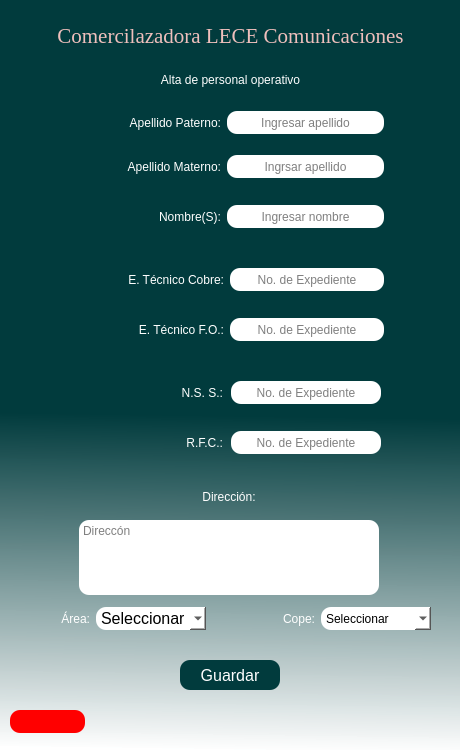
<?xml version="1.0" encoding="UTF-8"?>
<ui version="4.0">
 <class>Dialog</class>
 <widget class="QDialog" name="Dialog">
  <property name="geometry">
   <rect>
    <x>0</x>
    <y>0</y>
    <width>460</width>
    <height>750</height>
   </rect>
  </property>
  <property name="maximumSize">
   <size>
    <width>460</width>
    <height>750</height>
   </size>
  </property>
  <property name="cursor">
   <cursorShape>ArrowCursor</cursorShape>
  </property>
  <property name="windowTitle">
   <string>Agregar personal operativo</string>
  </property>
  <property name="styleSheet">
   <string notr="true">QDialog#Dialog{
background-color: qlineargradient(spread:pad, x1:0.488444, y1:0.392, x2:0.483241, y2:1, stop:0.266917 rgba(1, 59, 61, 255), stop:1 rgba(255, 255, 255, 244));}</string>
  </property>
  <widget class="QLabel" name="Titulo">
   <property name="geometry">
    <rect>
     <x>0</x>
     <y>0</y>
     <width>461</width>
     <height>71</height>
    </rect>
   </property>
   <property name="font">
    <font>
     <family>Times New Roman</family>
     <pointsize>16</pointsize>
     <weight>50</weight>
     <italic>false</italic>
     <bold>false</bold>
    </font>
   </property>
   <property name="cursor">
    <cursorShape>ArrowCursor</cursorShape>
   </property>
   <property name="toolTip">
    <string>&lt;html&gt;&lt;head/&gt;&lt;body&gt;&lt;p align=&quot;center&quot;&gt;&lt;br/&gt;&lt;/p&gt;&lt;/body&gt;&lt;/html&gt;</string>
   </property>
   <property name="whatsThis">
    <string>&lt;html&gt;&lt;head/&gt;&lt;body&gt;&lt;p align=&quot;center&quot;&gt;Comercilazadora LECE Comunicaciones&lt;/p&gt;&lt;/body&gt;&lt;/html&gt;</string>
   </property>
   <property name="layoutDirection">
    <enum>Qt::LeftToRight</enum>
   </property>
   <property name="autoFillBackground">
    <bool>false</bool>
   </property>
   <property name="styleSheet">
    <string notr="true">font: 16pt &quot;Times New Roman&quot;;
color:rgba(239, 191, 188, 255);
</string>
   </property>
   <property name="frameShadow">
    <enum>QFrame::Plain</enum>
   </property>
   <property name="midLineWidth">
    <number>0</number>
   </property>
   <property name="text">
    <string>Comercilazadora LECE Comunicaciones</string>
   </property>
   <property name="alignment">
    <set>Qt::AlignCenter</set>
   </property>
  </widget>
  <widget class="QLabel" name="label_2">
   <property name="geometry">
    <rect>
     <x>0</x>
     <y>70</y>
     <width>461</width>
     <height>20</height>
    </rect>
   </property>
   <property name="styleSheet">
    <string notr="true">font: 75 12pt &quot;MS Shell Dlg 2&quot; rgb(255, 255, 255);
color: rgb(255, 255, 255);
</string>
   </property>
   <property name="text">
    <string>Alta de personal operativo</string>
   </property>
   <property name="scaledContents">
    <bool>false</bool>
   </property>
   <property name="alignment">
    <set>Qt::AlignCenter</set>
   </property>
  </widget>
  <widget class="QPushButton" name="btn_guardar">
   <property name="geometry">
    <rect>
     <x>180</x>
     <y>660</y>
     <width>100</width>
     <height>30</height>
    </rect>
   </property>
   <property name="minimumSize">
    <size>
     <width>100</width>
     <height>30</height>
    </size>
   </property>
   <property name="font">
    <font>
     <pointsize>12</pointsize>
    </font>
   </property>
   <property name="cursor">
    <cursorShape>PointingHandCursor</cursorShape>
   </property>
   <property name="styleSheet">
    <string notr="true">background-color: rgb(1, 59, 61);
color: rgb(255, 255, 255);
border-radius: 10px;</string>
   </property>
   <property name="text">
    <string>Guardar</string>
   </property>
  </widget>
  <widget class="QPushButton" name="btn_regresar">
   <property name="geometry">
    <rect>
     <x>10</x>
     <y>710</y>
     <width>75</width>
     <height>23</height>
    </rect>
   </property>
   <property name="sizeIncrement">
    <size>
     <width>0</width>
     <height>0</height>
    </size>
   </property>
   <property name="baseSize">
    <size>
     <width>0</width>
     <height>0</height>
    </size>
   </property>
   <property name="styleSheet">
    <string notr="true">font: 12pt &quot;MS Shell Dlg 2&quot;;
background-color: rgb(255, 0, 0);
color:rgb(255, 255, 255);
border-radius: 10px;</string>
   </property>
   <property name="text">
    <string/>
   </property>
   <property name="icon">
    <iconset>
     <normaloff>../assets/icons/arrow-left.svg</normaloff>../assets/icons/arrow-left.svg</iconset>
   </property>
  </widget>
  <widget class="QWidget" name="layoutWidget">
   <property name="geometry">
    <rect>
     <x>40</x>
     <y>600</y>
     <width>391</width>
     <height>38</height>
    </rect>
   </property>
   <layout class="QHBoxLayout" name="horizontalLayout_7">
    <item>
     <layout class="QHBoxLayout" name="horizontalLayout_5">
      <item>
       <widget class="QLabel" name="area">
        <property name="minimumSize">
         <size>
          <width>50</width>
          <height>34</height>
         </size>
        </property>
        <property name="maximumSize">
         <size>
          <width>50</width>
          <height>34</height>
         </size>
        </property>
        <property name="styleSheet">
         <string notr="true">font: 12pt &quot;MS Shell Dlg 2&quot;;
color: rgb(255, 255, 255);</string>
        </property>
        <property name="text">
         <string>Área:</string>
        </property>
        <property name="alignment">
         <set>Qt::AlignRight|Qt::AlignTrailing|Qt::AlignVCenter</set>
        </property>
       </widget>
      </item>
      <item>
       <widget class="QComboBox" name="str_area">
        <property name="minimumSize">
         <size>
          <width>110</width>
          <height>23</height>
         </size>
        </property>
        <property name="font">
         <font>
          <pointsize>12</pointsize>
         </font>
        </property>
        <property name="styleSheet">
         <string notr="true">font: 12pt &quot;MS Shell Dlg 2&quot;;
background-color: rgb(255, 255, 255);
color: rgb(0, 0, 0);
border-radius: 10px;</string>
        </property>
        <item>
         <property name="text">
          <string>Seleccionar</string>
         </property>
        </item>
       </widget>
      </item>
     </layout>
    </item>
    <item>
     <spacer name="horizontalSpacer">
      <property name="orientation">
       <enum>Qt::Horizontal</enum>
      </property>
      <property name="sizeHint" stdset="0">
       <size>
        <width>40</width>
        <height>20</height>
       </size>
      </property>
     </spacer>
    </item>
    <item>
     <layout class="QHBoxLayout" name="horizontalLayout_6">
      <item>
       <widget class="QLabel" name="cope">
        <property name="minimumSize">
         <size>
          <width>50</width>
          <height>34</height>
         </size>
        </property>
        <property name="maximumSize">
         <size>
          <width>50</width>
          <height>34</height>
         </size>
        </property>
        <property name="styleSheet">
         <string notr="true">font: 12pt &quot;MS Shell Dlg 2&quot;;
color: rgb(255, 255, 255);</string>
        </property>
        <property name="text">
         <string>Cope:</string>
        </property>
        <property name="alignment">
         <set>Qt::AlignRight|Qt::AlignTrailing|Qt::AlignVCenter</set>
        </property>
       </widget>
      </item>
      <item>
       <widget class="QComboBox" name="str_cope">
        <property name="minimumSize">
         <size>
          <width>110</width>
          <height>23</height>
         </size>
        </property>
        <property name="styleSheet">
         <string notr="true">font: 12pt &quot;MS Shell Dlg 2&quot;;
background-color: rgb(255, 255, 255);
color: rgb(0, 0, 0);
border-radius: 10px;</string>
        </property>
        <item>
         <property name="text">
          <string>Seleccionar</string>
         </property>
        </item>
       </widget>
      </item>
     </layout>
    </item>
   </layout>
  </widget>
  <widget class="QWidget" name="layoutWidget">
   <property name="geometry">
    <rect>
     <x>81</x>
     <y>101</y>
     <width>303</width>
     <height>374</height>
    </rect>
   </property>
   <layout class="QVBoxLayout" name="verticalLayout">
    <item>
     <layout class="QHBoxLayout" name="horizontalLayout_2">
      <item>
       <widget class="QLabel" name="apaterno">
        <property name="minimumSize">
         <size>
          <width>140</width>
          <height>23</height>
         </size>
        </property>
        <property name="maximumSize">
         <size>
          <width>140</width>
          <height>23</height>
         </size>
        </property>
        <property name="styleSheet">
         <string notr="true">font: 12pt &quot;MS Shell Dlg 2&quot;;
color: rgb(255, 255, 255);</string>
        </property>
        <property name="text">
         <string>Apellido Paterno:</string>
        </property>
        <property name="alignment">
         <set>Qt::AlignRight|Qt::AlignTrailing|Qt::AlignVCenter</set>
        </property>
       </widget>
      </item>
      <item>
       <widget class="QLineEdit" name="ln_apaterno">
        <property name="minimumSize">
         <size>
          <width>150</width>
          <height>23</height>
         </size>
        </property>
        <property name="styleSheet">
         <string notr="true">font: 12pt &quot;MS Shell Dlg 2&quot;;
background-color: rgb(255, 255, 255);
color: rgb(0, 0, 0);
border-radius: 10px;</string>
        </property>
        <property name="text">
         <string/>
        </property>
        <property name="alignment">
         <set>Qt::AlignCenter</set>
        </property>
        <property name="placeholderText">
         <string>Ingresar apellido</string>
        </property>
       </widget>
      </item>
     </layout>
    </item>
    <item>
     <layout class="QHBoxLayout" name="horizontalLayout_4">
      <item>
       <widget class="QLabel" name="amaterno">
        <property name="minimumSize">
         <size>
          <width>140</width>
          <height>34</height>
         </size>
        </property>
        <property name="styleSheet">
         <string notr="true">font: 12pt &quot;MS Shell Dlg 2&quot;;
color: rgb(255, 255, 255);</string>
        </property>
        <property name="text">
         <string>Apellido Materno:</string>
        </property>
        <property name="alignment">
         <set>Qt::AlignRight|Qt::AlignTrailing|Qt::AlignVCenter</set>
        </property>
       </widget>
      </item>
      <item>
       <widget class="QLineEdit" name="ln_materno">
        <property name="minimumSize">
         <size>
          <width>150</width>
          <height>23</height>
         </size>
        </property>
        <property name="styleSheet">
         <string notr="true">font: 12pt &quot;MS Shell Dlg 2&quot;;
background-color: rgb(255, 255, 255);
color: rgb(0, 0, 0);
border-radius: 10px;</string>
        </property>
        <property name="text">
         <string/>
        </property>
        <property name="alignment">
         <set>Qt::AlignCenter</set>
        </property>
        <property name="placeholderText">
         <string>Ingrsar apellido</string>
        </property>
       </widget>
      </item>
     </layout>
    </item>
    <item>
     <layout class="QHBoxLayout" name="horizontalLayout">
      <item>
       <widget class="QLabel" name="nombre">
        <property name="minimumSize">
         <size>
          <width>140</width>
          <height>34</height>
         </size>
        </property>
        <property name="maximumSize">
         <size>
          <width>140</width>
          <height>34</height>
         </size>
        </property>
        <property name="styleSheet">
         <string notr="true">font: 12pt &quot;MS Shell Dlg 2&quot;;
color: rgb(255, 255, 255);</string>
        </property>
        <property name="text">
         <string>Nombre(S):</string>
        </property>
        <property name="alignment">
         <set>Qt::AlignRight|Qt::AlignTrailing|Qt::AlignVCenter</set>
        </property>
       </widget>
      </item>
      <item>
       <widget class="QLineEdit" name="ln_nombre">
        <property name="minimumSize">
         <size>
          <width>150</width>
          <height>23</height>
         </size>
        </property>
        <property name="styleSheet">
         <string notr="true">font: 12pt &quot;MS Shell Dlg 2&quot;;
background-color: rgb(255, 255, 255);
color: rgb(0, 0, 0);
border-radius: 10px;</string>
        </property>
        <property name="text">
         <string/>
        </property>
        <property name="alignment">
         <set>Qt::AlignCenter</set>
        </property>
        <property name="placeholderText">
         <string>Ingresar nombre</string>
        </property>
       </widget>
      </item>
     </layout>
    </item>
    <item>
     <spacer name="verticalSpacer_3">
      <property name="orientation">
       <enum>Qt::Vertical</enum>
      </property>
      <property name="sizeType">
       <enum>QSizePolicy::Maximum</enum>
      </property>
      <property name="sizeHint" stdset="0">
       <size>
        <width>14</width>
        <height>13</height>
       </size>
      </property>
     </spacer>
    </item>
    <item>
     <layout class="QHBoxLayout" name="horizontalLayout_3">
      <item>
       <widget class="QLabel" name="expedientetecnico">
        <property name="minimumSize">
         <size>
          <width>143</width>
          <height>34</height>
         </size>
        </property>
        <property name="maximumSize">
         <size>
          <width>143</width>
          <height>34</height>
         </size>
        </property>
        <property name="styleSheet">
         <string notr="true">font: 12pt &quot;MS Shell Dlg 2&quot;;
color: rgb(255, 255, 255);</string>
        </property>
        <property name="text">
         <string>E. Técnico Cobre:</string>
        </property>
        <property name="alignment">
         <set>Qt::AlignRight|Qt::AlignTrailing|Qt::AlignVCenter</set>
        </property>
       </widget>
      </item>
      <item>
       <widget class="QLineEdit" name="ln_expediente_c">
        <property name="minimumSize">
         <size>
          <width>150</width>
          <height>23</height>
         </size>
        </property>
        <property name="styleSheet">
         <string notr="true">font: 12pt &quot;MS Shell Dlg 2&quot;;
background-color: rgb(255, 255, 255);
color: rgb(0, 0, 0);
border-radius: 10px;</string>
        </property>
        <property name="text">
         <string/>
        </property>
        <property name="alignment">
         <set>Qt::AlignCenter</set>
        </property>
        <property name="placeholderText">
         <string>No. de Expediente</string>
        </property>
       </widget>
      </item>
     </layout>
    </item>
    <item>
     <layout class="QHBoxLayout" name="horizontalLayout_13">
      <item>
       <widget class="QLabel" name="expediente_tecnico">
        <property name="minimumSize">
         <size>
          <width>143</width>
          <height>34</height>
         </size>
        </property>
        <property name="maximumSize">
         <size>
          <width>143</width>
          <height>34</height>
         </size>
        </property>
        <property name="styleSheet">
         <string notr="true">font: 12pt &quot;MS Shell Dlg 2&quot;;
color: rgb(255, 255, 255);</string>
        </property>
        <property name="text">
         <string>E. Técnico F.O.:</string>
        </property>
        <property name="alignment">
         <set>Qt::AlignRight|Qt::AlignTrailing|Qt::AlignVCenter</set>
        </property>
       </widget>
      </item>
      <item>
       <widget class="QLineEdit" name="ln_expediente_fo">
        <property name="minimumSize">
         <size>
          <width>150</width>
          <height>23</height>
         </size>
        </property>
        <property name="styleSheet">
         <string notr="true">font: 12pt &quot;MS Shell Dlg 2&quot;;
background-color: rgb(255, 255, 255);
color: rgb(0, 0, 0);
border-radius: 10px;</string>
        </property>
        <property name="text">
         <string/>
        </property>
        <property name="alignment">
         <set>Qt::AlignCenter</set>
        </property>
        <property name="placeholderText">
         <string>No. de Expediente</string>
        </property>
       </widget>
      </item>
     </layout>
    </item>
    <item>
     <spacer name="verticalSpacer_6">
      <property name="orientation">
       <enum>Qt::Vertical</enum>
      </property>
      <property name="sizeType">
       <enum>QSizePolicy::Maximum</enum>
      </property>
      <property name="sizeHint" stdset="0">
       <size>
        <width>14</width>
        <height>13</height>
       </size>
      </property>
     </spacer>
    </item>
    <item>
     <layout class="QHBoxLayout" name="horizontalLayout_9">
      <item>
       <widget class="QLabel" name="nss">
        <property name="minimumSize">
         <size>
          <width>140</width>
          <height>34</height>
         </size>
        </property>
        <property name="maximumSize">
         <size>
          <width>140</width>
          <height>34</height>
         </size>
        </property>
        <property name="styleSheet">
         <string notr="true">font: 12pt &quot;MS Shell Dlg 2&quot;;
color: rgb(255, 255, 255);</string>
        </property>
        <property name="text">
         <string>N.S. S.:</string>
        </property>
        <property name="alignment">
         <set>Qt::AlignRight|Qt::AlignTrailing|Qt::AlignVCenter</set>
        </property>
        <property name="buddy">
         <cstring>Numero de Seguro Solcial:</cstring>
        </property>
       </widget>
      </item>
      <item>
       <widget class="QLineEdit" name="ln_nss">
        <property name="minimumSize">
         <size>
          <width>150</width>
          <height>23</height>
         </size>
        </property>
        <property name="maximumSize">
         <size>
          <width>150</width>
          <height>23</height>
         </size>
        </property>
        <property name="styleSheet">
         <string notr="true">font: 12pt &quot;MS Shell Dlg 2&quot;;
background-color: rgb(255, 255, 255);
color: rgb(0, 0, 0);
border-radius: 10px;</string>
        </property>
        <property name="text">
         <string/>
        </property>
        <property name="alignment">
         <set>Qt::AlignCenter</set>
        </property>
        <property name="placeholderText">
         <string>No. de Expediente</string>
        </property>
       </widget>
      </item>
     </layout>
    </item>
    <item>
     <layout class="QHBoxLayout" name="horizontalLayout_10">
      <item>
       <widget class="QLabel" name="rfc">
        <property name="minimumSize">
         <size>
          <width>140</width>
          <height>34</height>
         </size>
        </property>
        <property name="maximumSize">
         <size>
          <width>140</width>
          <height>34</height>
         </size>
        </property>
        <property name="styleSheet">
         <string notr="true">font: 12pt &quot;MS Shell Dlg 2&quot;;
color: rgb(255, 255, 255);</string>
        </property>
        <property name="text">
         <string>R.F.C.:</string>
        </property>
        <property name="alignment">
         <set>Qt::AlignRight|Qt::AlignTrailing|Qt::AlignVCenter</set>
        </property>
        <property name="buddy">
         <cstring>Numero de Seguro Solcial:</cstring>
        </property>
       </widget>
      </item>
      <item>
       <widget class="QLineEdit" name="ln_rfc">
        <property name="minimumSize">
         <size>
          <width>150</width>
          <height>23</height>
         </size>
        </property>
        <property name="maximumSize">
         <size>
          <width>150</width>
          <height>23</height>
         </size>
        </property>
        <property name="styleSheet">
         <string notr="true">font: 12pt &quot;MS Shell Dlg 2&quot;;
background-color: rgb(255, 255, 255);
color: rgb(0, 0, 0);
border-radius: 10px;</string>
        </property>
        <property name="text">
         <string/>
        </property>
        <property name="alignment">
         <set>Qt::AlignCenter</set>
        </property>
        <property name="placeholderText">
         <string>No. de Expediente</string>
        </property>
       </widget>
      </item>
     </layout>
    </item>
   </layout>
  </widget>
  <widget class="QWidget" name="layoutWidget">
   <property name="geometry">
    <rect>
     <x>79</x>
     <y>480</y>
     <width>302</width>
     <height>117</height>
    </rect>
   </property>
   <layout class="QVBoxLayout" name="verticalLayout_2">
    <item>
     <widget class="QLabel" name="Direccin">
      <property name="minimumSize">
       <size>
        <width>300</width>
        <height>34</height>
       </size>
      </property>
      <property name="maximumSize">
       <size>
        <width>300</width>
        <height>34</height>
       </size>
      </property>
      <property name="styleSheet">
       <string notr="true">font: 12pt &quot;MS Shell Dlg 2&quot;;
color: rgb(255, 255, 255);</string>
      </property>
      <property name="text">
       <string>Dirección:</string>
      </property>
      <property name="alignment">
       <set>Qt::AlignCenter</set>
      </property>
      <property name="buddy">
       <cstring>Numero de Seguro Solcial:</cstring>
      </property>
     </widget>
    </item>
    <item>
     <widget class="QTextEdit" name="ln_direccion">
      <property name="minimumSize">
       <size>
        <width>300</width>
        <height>75</height>
       </size>
      </property>
      <property name="maximumSize">
       <size>
        <width>300</width>
        <height>75</height>
       </size>
      </property>
      <property name="styleSheet">
       <string notr="true">font: 12pt &quot;MS Shell Dlg 2&quot;;
background-color: rgb(255, 255, 255);
color: rgb(0, 0, 0);
border-radius: 10px;</string>
      </property>
      <property name="placeholderText">
       <string>Direccón</string>
      </property>
     </widget>
    </item>
   </layout>
  </widget>
 </widget>
 <resources/>
 <connections/>
</ui>
